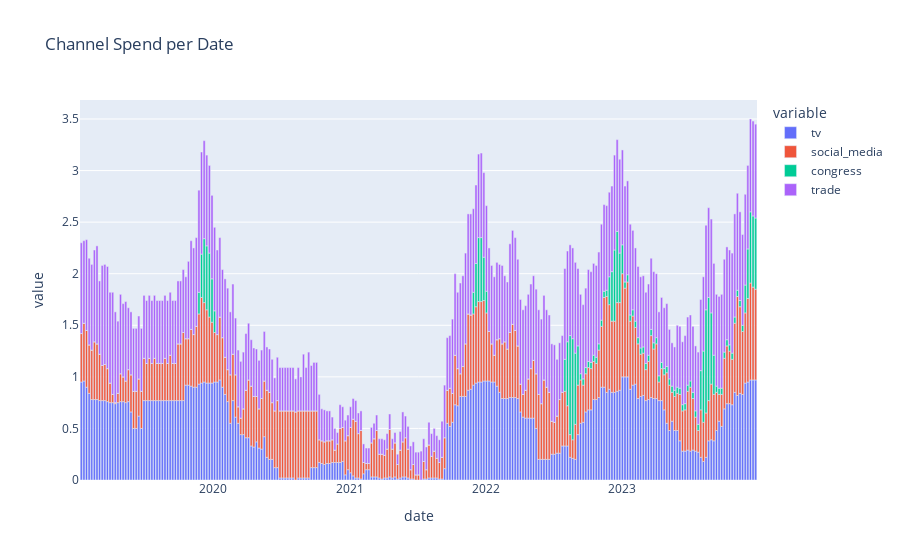

The notebook cell this image was saved under:
### Code cell
# PLot channel spend for month
fig = px.bar(
    df, 
    x=df.index, 
    y=CHANNELS, 
    title="Channel Spend per Date"
)
fig.show()

### Figure 1 — Plotly figure (JSON) as saved in the notebook; plotly's stock layout.template omitted (floating-point values rounded to 4 significant figures; data arrays with more than 128 entries replaced by an {"elided": "..."} marker saying what was removed)
{"data": [{"alignmentgroup": "True", "hovertemplate": "variable=tv<br>date=%{x}<br>value=%{y}<extra></extra>", "legendgroup": "tv", "marker": {"color": "#636efa", "pattern": {"shape": ""}}, "name": "tv", "offsetgroup": "tv", "orientation": "v", "showlegend": true, "textposition": "auto", "type": "bar", "x": {"elided": "259 str values"}, "xaxis": "x", "y": {"elided": "259 float values"}, "yaxis": "y"}, {"alignmentgroup": "True", "hovertemplate": "variable=social_media<br>date=%{x}<br>value=%{y}<extra></extra>", "legendgroup": "social_media", "marker": {"color": "#EF553B", "pattern": {"shape": ""}}, "name": "social_media", "offsetgroup": "social_media", "orientation": "v", "showlegend": true, "textposition": "auto", "type": "bar", "x": {"elided": "259 str values"}, "xaxis": "x", "y": {"elided": "259 float values"}, "yaxis": "y"}, {"alignmentgroup": "True", "hovertemplate": "variable=congress<br>date=%{x}<br>value=%{y}<extra></extra>", "legendgroup": "congress", "marker": {"color": "#00cc96", "pattern": {"shape": ""}}, "name": "congress", "offsetgroup": "congress", "orientation": "v", "showlegend": true, "textposition": "auto", "type": "bar", "x": {"elided": "259 str values"}, "xaxis": "x", "y": {"elided": "259 float values"}, "yaxis": "y"}, {"alignmentgroup": "True", "hovertemplate": "variable=trade<br>date=%{x}<br>value=%{y}<extra></extra>", "legendgroup": "trade", "marker": {"color": "#ab63fa", "pattern": {"shape": ""}}, "name": "trade", "offsetgroup": "trade", "orientation": "v", "showlegend": true, "textposition": "auto", "type": "bar", "x": {"elided": "259 str values"}, "xaxis": "x", "y": {"elided": "259 float values"}, "yaxis": "y"}], "layout": {"barmode": "relative", "legend": {"title": {"text": "variable"}, "tracegroupgap": 0}, "title": {"text": "Channel Spend per Date"}, "xaxis": {"anchor": "y", "domain": [0, 1], "title": {"text": "date"}}, "yaxis": {"anchor": "x", "domain": [0, 1], "title": {"text": "value"}}}}
